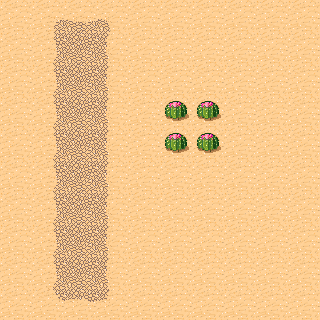

A 2D game scene composited from a Tiled map and its tileset images. What follows is a short description and the map's XML, with each tile layer's data collapsed to a summary:
An orthogonal 10x10 tile map with 32x32 px tiles, 1 tile layer (Tile Layer 1).

<map version="1.2" tiledversion="2019.05.08" orientation="orthogonal" renderorder="right-down" width="10" height="10" tilewidth="32" tileheight="32" infinite="0" nextlayerid="2" nextobjectid="1">
 <tileset firstgid="1" source="base64.tsx" />
 <layer id="1" name="Tile Layer 1" width="10" height="10">
  <data>[100 cells, 100 non-empty, 11 distinct tile ids]</data>
 </layer>
</map>
